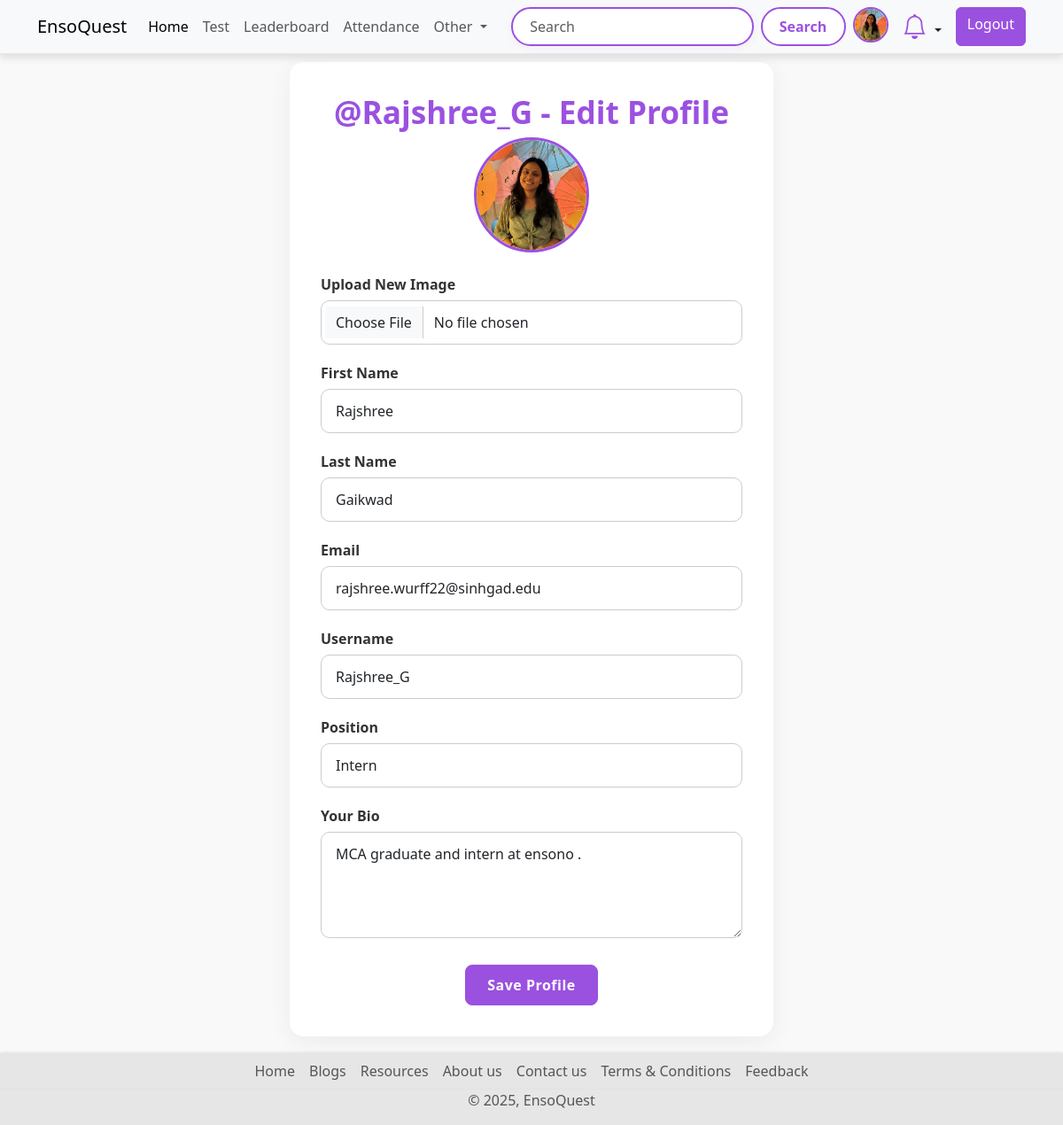
The page /user/settings (signed in) on the database its author committed.
### account/models.py (models this page shows, shortened)
class Profile(models.Model):
    user = models.OneToOneField(User,on_delete=models.CASCADE, null=True,verbose_name='User Object')
    position = models.CharField(max_length=100,blank=True,null=True)
    bio = models.TextField(blank=True,null=True)
    profile_img = models.ImageField(upload_to='profile_image', default='user.png',blank=True,null=True,verbose_name= 'Profile Pic')

### account/views.py (the view, shortened to what this page needs)
# urls.py: path('settings', views.editProfile, name='edit_profile'),
@login_required
def editProfile(request):
    user_object = request.user
    user_profile = request.user.profile
    context ={"user_profile":user_profile}
    return render(request, "profile-edit.html",context)

### base/context_processors.py (called while the page is built)
def notification_count(request):
    if request.user.is_authenticated:
        unread_count = Notification.objects.filter(user=request.user, is_read=False).count()
        return {'unread_notification_count': unread_count}
    return {}

### Templates/profile-edit.html (shortened to what this page needs)
{% extends 'index.html' %}
{% block content %}
{% load static %}
<link rel="stylesheet" href="{% static 'css/profile_edit.css' %}">
<div class="container">
  <div class="row justify-content-center">
    <div class="col-lg-6 col-md-8 col-sm-12">
      <div class="glass-card">
      <h2 class="text-center display-5">@{{ request.user.username }} - Edit Profile</h2>
        <form action="" method="POST" enctype="multipart/form-data">
          <div class="text-center mb-4">
            <img src="{{ user_profile.profile_img.url }}" alt="Profile Picture" class="profile-img" width="130" height="130">
          </div>
          <label for="profile_img">Upload New Image</label>
          <input type="file" name="profile_img" class="form-control" id="profile_img">
          <label for="firstname">First Name</label>
          <input type="text" name="firstname" value="{{ user_profile.user.first_name }}" class="form-control" id="firstname" required>
          <label for="lastname">Last Name</label>
          <input type="text" name="lastname" value="{{ user_profile.user.last_name }}" class="form-control" id="lastname" required>
          <label for="email">Email</label>
          <input type="email" name="email" value="{{ user_profile.user.email }}" class="form-control" id="email" required>
          <label for="username">Username</label>
          <input type="text" name="username" value="{{ user_profile.user.username }}" class="form-control" id="username" required>
          <label for="position">Position</label>
          <input type="text" name="position" value="{{ user_profile.position }}" class="form-control" id="position" required>
          <label for="bio">Your Bio</label>
          <textarea name="bio" class="form-control" id="bio" style="height: 120px;" required>{{ user_profile.bio }}</textarea>
          <div class=" align-center">
            <button type="submit" class="btn btn-primary">Save Profile</button>
          </div>
        </form>
      </div>
    </div>
  </div>
</div>
{% endblock content %}

### Templates/components/navbar.html (shortened to what this page needs)
<nav class="navbar navbar-expand-lg bg-body-tertiary d-none d-lg-block">
  <div class="container">
    <a class="navbar-brand" href="{% url 'home' %}">EnsoQuest</a>
    <div class="collapse navbar-collapse" id="navbarSupportedContent">
      <ul class="navbar-nav me-auto mb-2 mb-lg-0">
        <li class="nav-item">
          <a class="nav-link active" aria-current="page" href="{% url 'home' %}">Home</a>
        </li>
        <li class="nav-item">
          <a class="nav-link" href="{% url 'all_quiz' %}">Test</a>
        </li>
        <li class="nav-item">
          <a class="nav-link" href="{% url 'leaderboard' %}">Leaderboard</a>
        </li>
        {% if request.user.is_authenticated %}
          {% if request.user.is_superuser %}
            <li class="nav-item">
              <a class="nav-link" href="{% url 'attendance:session_list' %}">Attendance</a>
            </li>
          {% else %}
            <li class="nav-item">
              <a class="nav-link" href="{% url 'attendance:student_attendance_report' %}">Attendance</a>
            </li>
          {% endif %}
        {% endif %}
        <li class="nav-item dropdown">
          <a class="nav-link dropdown-toggle" href="#" role="button" data-bs-toggle="dropdown" aria-expanded="false">
            Other
          </a>
        </li>
      </ul>
      <form class="d-flex" role="search" action="{% url 'search_users' %}">
        <input class="form-control me-2" type="search" name="q" placeholder="Search" aria-label="Search">
        <button class="btn btn-search" type="submit">Search</button>
        {% if request.user.is_authenticated %}
          <a href="{% url 'profile' request.user.username %}" data-bs-toggle="tooltip" data-bs-placement="bottom" data-bs-title="{{ request.user.username }}" class="mx-2">
            <img src="{{ request.user.profile.profile_img.url }}" class="rounded-circle profile-img-purple" width="40" height="40" alt="profile_img">
          </a>
          <li class="nav-item dropdown list-unstyled mx-2">
            <a class="nav-link dropdown-toggle position-relative" href="#" id="notificationDropdown" data-bs-toggle="dropdown" role="button" aria-expanded="false">
              <i class="bi bi-bell fs-3 bell-purple"></i>
            </a>
          </li>
          <a href="{% url 'logout' %}" class="btn btn-log ms-2">Logout</a>
        {% else %}
          <a href="{% url 'login' %}" class="btn btn-log ms-2">Login</a>
        {% endif %}
      </form>
    </div>
  </div>
</nav>

### static/css/style.css (style rules this page uses)
body { background-color: #f9f9f9; font-family: 'Segoe UI', Tahoma, Geneva, Verdana, sans-serif; padding-top: 60px; padding-bottom: 50px; margin: 0; }
nav.navbar { position: fixed; top: 0; left: 0; right: 0; width: 100%; background-color: rgba(249, 249, 249, 0.8); box-shadow: 0 4px 8px rgba(0, 0, 0, 0.1); border-bottom: 2px solid #e6e6e6; z-index: 9999; }
.form-control[type="search"] { border: 2px solid #9b51e0; border-radius: 999px; padding: 0.5rem 1.2rem; transition: all 0.3s ease; box-shadow: 0 2px 8px rgba(155, 81, 224, 0.08); }
.navbar .btn-search { background-color: #fff; color: #9b51e0; border: 2px solid #9b51e0; border-radius: 999px; padding: 0.4rem 1.2rem; font-weight: 600; transition: all 0.3s ease; }
.navbar .btn-log, .form-inline .btn-log { background-color: #9b51e0; background: #9b51e0; border-color: #9b51e0; color: white; font-weight: 500; }
.bell-purple { color: #9b51e0 !important; }
.profile-img-purple { border: 2px solid #9b51e0; border-radius: 50%; }

### static/css/profile_edit.css (style rules this page uses)
body { background-color: #f9f9f9; font-family: 'Segoe UI', Tahoma, Geneva, Verdana, sans-serif; }
.glass-card { background-color: #ffffff; padding: 35px; border-radius: 16px; box-shadow: 0 6px 28px rgba(0, 0, 0, 0.06); transition: box-shadow 0.3s ease, transform 0.2s ease; margin-top: 10px; }
h2.text-center.display-5 { font-weight: 600; font-size: 2.2rem; color: #9b51e0; }
.glass-card label { font-weight: 600; color: #333; margin-bottom: 6px; }
.glass-card .form-control { border: 1px solid #ccc; border-radius: 10px; padding: 12px 16px; font-size: 1rem; margin-bottom: 20px; transition: border-color 0.3s ease, box-shadow 0.3s ease; }
.profile-img { object-fit: cover; border-radius: 50%; border: 3px solid #9b51e0; transition: transform 0.3s ease; }
.btn-primary { background-color: #9b51e0; border-color: #9b51e0; border-radius: 8px; padding: 10px; font-weight: 600; letter-spacing: 0.5px; transition: background-color 0.3s ease, transform 0.2s ease; width: 150px; }
.align-center { text-align: center; margin-top: 30px; }

### rows shown on the page
Profile: profile_img (picture), firstname "Rajshree", lastname "Gaikwad", email "rajshree.wurff22@sinhgad.edu", username "Rajshree_G", position "Intern", bio "MCA graduate and intern at ensono ."

### other values the page prints
{{ request.user.username }} "Rajshree_G"
